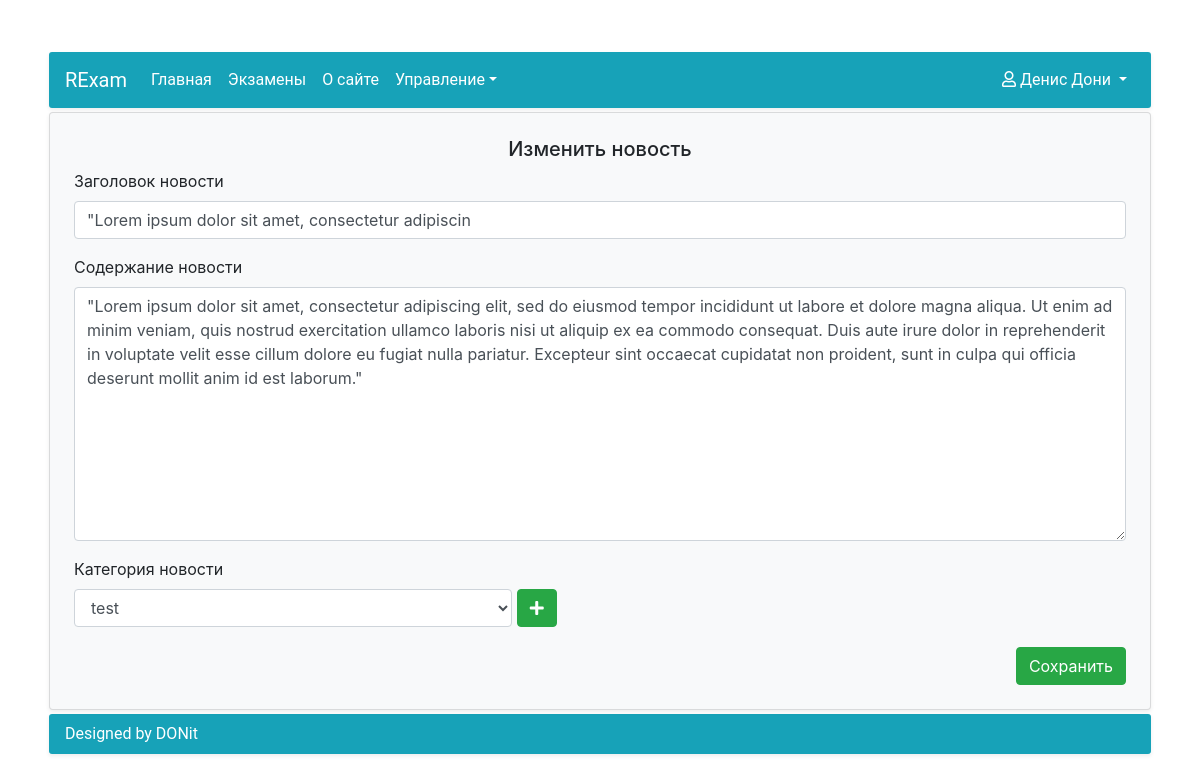
Page /news/news_update/13 (signed in) on the committed database.
### Accounts/models.py (models this page shows, shortened)
class UserAccount(AbstractUser):
    middle_name = models.CharField(max_length=20, blank=True, null=False, verbose_name=u'Отчество')
    study_group = models.ForeignKey(StudyGroup, on_delete=models.SET_NULL, null=True, blank=True)
    REQUIRED_FIELDS = ['email', 'first_name', 'last_name']
    class Meta:
        verbose_name = u'Пользователь'
        verbose_name_plural = u'Пользователи'

### News/models.py (models this page shows, shortened)
class News(Model):
    news_header = CharField(max_length=50, null=False, blank=False, verbose_name=u'Заголовок новости')
    news_content = TextField(null=False, blank=False, verbose_name=u'Содержание новости')
    news_category = ForeignKey(NewsCategory, null=True, blank=False, on_delete=SET_NULL,
                               verbose_name=u'Категория новости')
    news_date = DateTimeField(auto_now_add=True, blank=False, verbose_name=u'Дата и время новости')
    news_author = ForeignKey(UserAccount, null=True, on_delete=SET_NULL, verbose_name=u'Автор новости')
    class Meta:
        verbose_name = u'Новость'
        verbose_name_plural = u'Новости'

### News/views.py (the view)
# urls.py: path('news_update/<pk>', UpdateNews.as_view(), name='UpdateNews'),
class UpdateNews(PermissionRequiredMixin, UpdateView):
    model = News
    success_url = reverse_lazy('HomePage')
    permission_required = 'News.change_news'
    form_class = NewsCreateForm
    template_name = 'News/UpdateNews.html'

### News/forms.py
class NewsCreateForm(ModelForm):
    class Meta:
        model = News
        fields = ('news_header', 'news_content', 'news_category')
        widgets = {
            'news_header': TextInput(attrs={'class': 'form-control', 'placeholder': 'Заголовок'}),
            'news_content': Textarea(attrs={'class': 'form-control', 'placeholder': 'Содержание'}),
            'news_category': Select(attrs={'class': 'form-control col-5 d-inline', 'placeholder': 'Категория'})
        }

### News/models.py (called while the page is built)
    def __str__(self):
        return self.name

### News/templates/News/UpdateNews.html (shortened to what this page needs)
{% extends 'RExam/BaseContent.html' %}
{% block content %}
    <div class="card bg-light shadow-sm m-1">
        <form class="p-4" action="" method="post" enctype="multipart/form-data">
            <h5 class="text-center">Изменить новость</h5>
            {% for field in form %}
                {% if forloop.last %}
                    <div class="form-group">
                        <label class="d-block" for="{{ field.id_for_label }}">{{ field.label }}</label>
                        {{ field }}
                        <a href="{% url 'CreateCategory' %}" class="btn btn-success mb-1"><i
                                class="fas fa-plus"></i></a>
                    </div>
                {% else %}
                    <div class="form-group">
                        <label class="d-block" for="{{ field.id_for_label }}">{{ field.label }}</label>
                        {{ field }}
                    </div>
                {% endif %}
            {% endfor %}
            <div class="d-flex justify-content-end">
                <button class="btn btn-success" type="submit">Сохранить</button>
            </div>
        </form>
    </div>
{% endblock content %}

### RExam/templates/RExam/BaseContent.html (shortened to what this page needs)
{% extends 'RExam/base.html' %}
{% block body_start %}
    <div class="d-flex justify-content-center h-100">
        <div class="container mt-lg-5">
            <nav class="navbar navbar-expand-lg navbar-dark bg-info menu shadow-sm m-1">
                <a class="navbar-brand" href="{% url 'HomePage' %}">RExam</a>
                <div class="collapse navbar-collapse" id="navbarSupportedContent">
                    <ul class="navbar-nav mr-auto">
                        <li class="nav-item active">
                            <a class="nav-link" href="{% url 'HomePage' %}">Главная</a>
                        </li>
                        <li class="nav-item active">
                            <a class="nav-link" href="{% url 'ListExams' %}">Экзамены</a>
                        </li>
                        <li class="nav-item active">
                            <a class="nav-link" href="{% url 'AboutPage' %}">О сайте</a>
                        </li>
                        {% if user.is_staff %}
                            <li class="nav-item active dropdown">
                                <a class="nav-link dropdown-toggle active" href="#" id="navbarDropdown" role="button"
                                   data-toggle="dropdown" aria-haspopup="true" aria-expanded="false">Управление</a>
                            </li>
                        {% endif %}
                    </ul>
                    <ul class="nav navbar-nav navbar-right">
                        <li class="nav-item dropdown align-right">
                            <a class="nav-link dropdown-toggle active" href="#" id="navbarDropdown" role="button"
                               data-toggle="dropdown"
                               aria-haspopup="true" aria-expanded="false"><i class="far fa-user"></i>
                                {{ user.get_full_name }}
                            </a>
                        </li>
                    </ul>
                </div>
            </nav>
            {% block content %}{% endblock content %}
            <div class="footer shadow-sm m-1">
                <div class="footer-content bg-info">Designed by DONit</div>
            </div>
        </div>
    </div>
{% endblock body_start %}

### RExam/static/RExam/style.css (style rules this page uses)
html, body { height: 100%; margin: 0; padding: 0; }
body { background: #ffffff; }
.footer-content { font-family: Roboto, sans-serif; border-radius: 3px; color: white; padding: .5rem 1rem; }
.menu { font-family: Roboto, sans-serif; border-radius: 3px; }

### rows in the picture
UserAccount: get_full_name "Денис Дони"
News: form "\"Lorem ipsum dolor sit amet, consectetur adipiscin" "\"Lorem ipsum dolor sit amet, consectetur adipiscing elit, sed do eiusmod tempor incididunt ut labore et dolore magna aliqua. Ut enim ad minim veniam, quis nostrud exercitation ullamco laboris nisi ut aliquip ex ea commodo consequat. Duis aute irure dolor in reprehenderit in voluptate velit esse cillum dolore eu fugiat nulla pariatur. Excepteur sint occaecat cupidatat non proident, sunt in culpa qui officia deserunt mollit anim id est laborum.\"", form "test"

### other values in the picture
{{ field.label }} "Заголовок новости" "Содержание новости"
{{ field.label }} "Категория новости"
